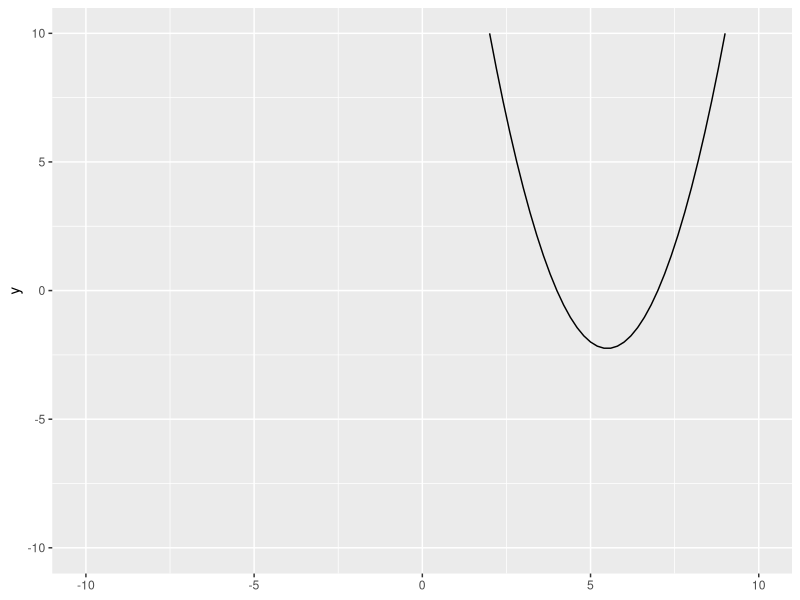
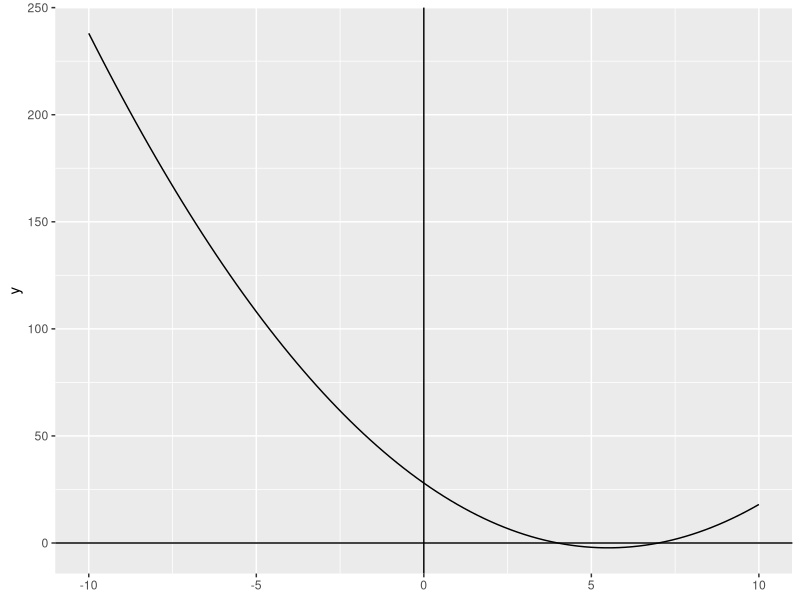
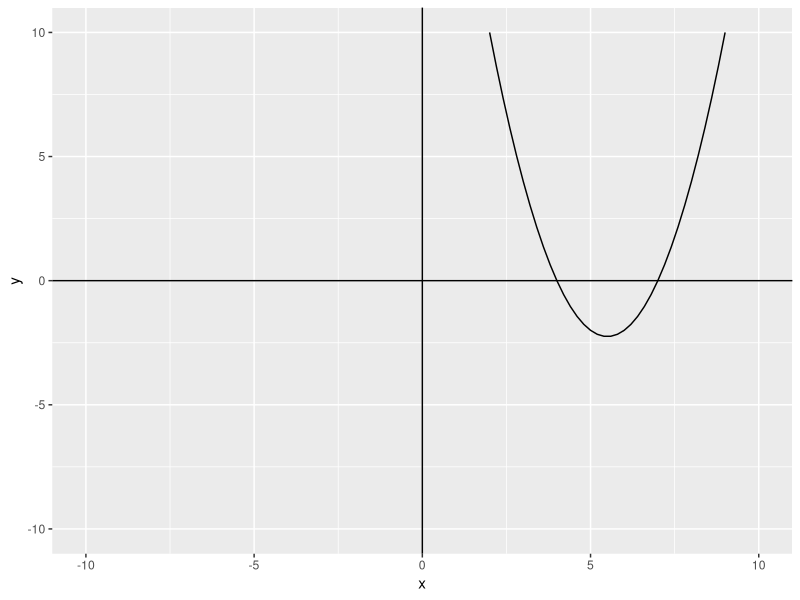
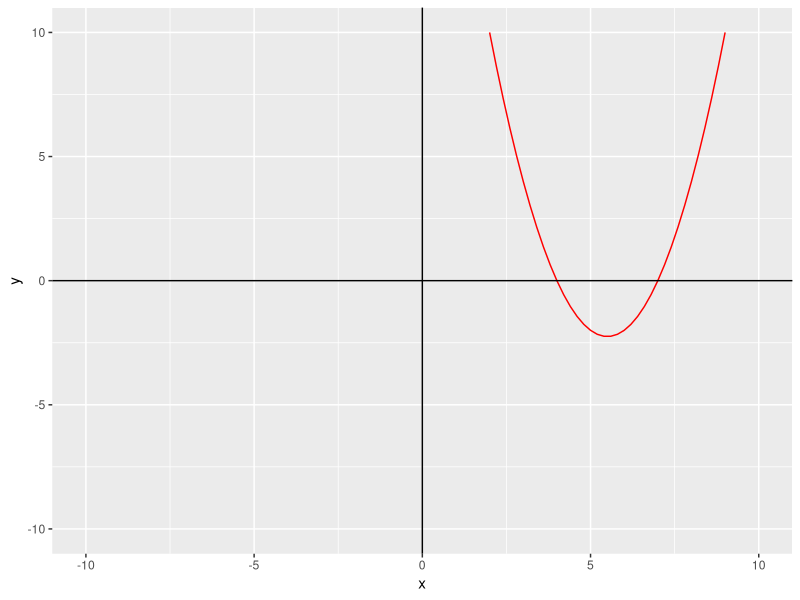
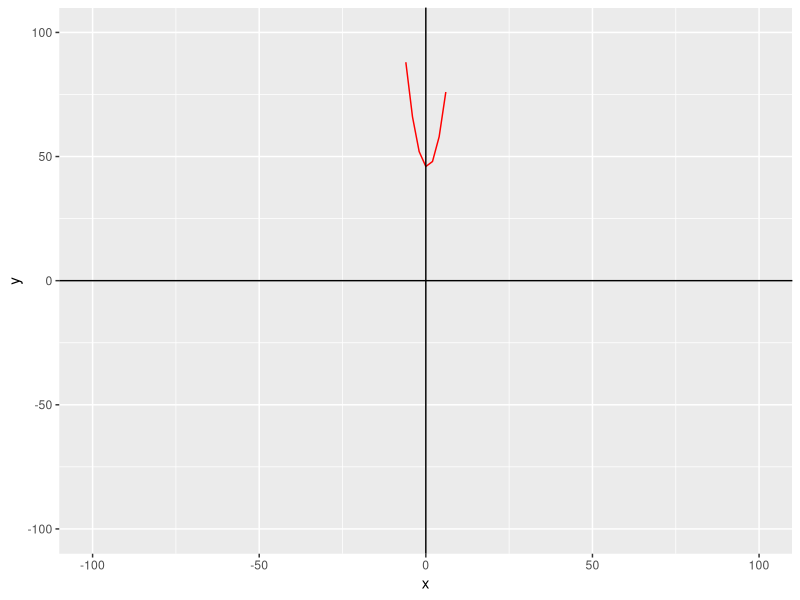
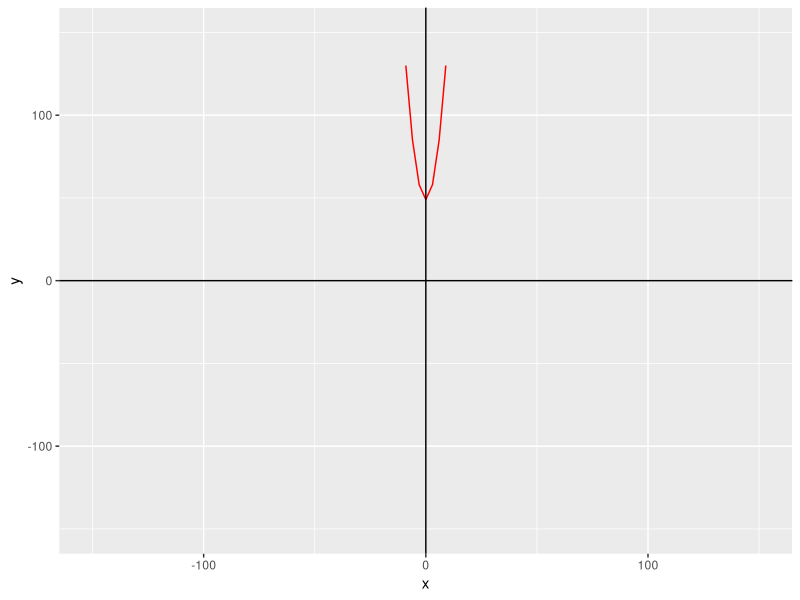
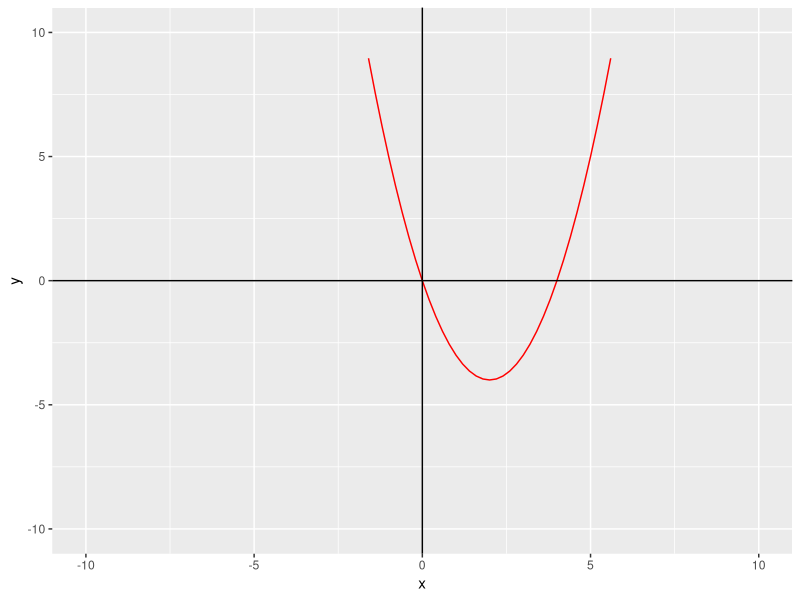

Recreate these plots in R, in order.
## ---- chunk 1
f <- function(x) {
  x^2 - 11*x + 28
}
## ---- chunk 2
f <- function(x) {
  x^2 - 11*x + 28
}
## ---- chunk 3
g <- function(x) {
  x^2 - x + 46
}

h <- function(x) {
  x^2 + 49
}

k <- function(x) {
  x^2 -4*x
}
## ---- chunk 4
f(1)
## ---- chunk 5
k(3)
## ---- chunk 6
g(-7)
## ---- chunk 7
h(13)
## ---- chunk 8
library(tidyverse)
## ---- chunk 9
ggplot() +
  geom_function(fun = f) +
  xlim(-10, 10) +
  ylim(-10, 10)

## ---- chunk 10
ggplot() +
  geom_function(fun = f) +
  xlim(-10, 10) +
  geom_hline(yintercept = 0) +
  geom_vline(xintercept = 0)
## ---- chunk 11
ggplot() +
  geom_function(fun = f) +
  xlim(-10, 10) +
  ylim(-10, 10) +
  geom_hline(yintercept = 0) +
  geom_vline(xintercept = 0) +
  labs(x = "x",
       y = "y")
## ---- chunk 12
ggplot() +
  geom_function(fun = f, color = "red") +
  xlim(-10, 10) +
  ylim(-10, 10) +
  geom_hline(yintercept = 0) +
  geom_vline(xintercept = 0) +
  labs(x = "x",
       y = "y")
## ---- chunk 13
#| fig-cap: "Graph for function `g`"
ggplot() +
  geom_function(fun = g, color = "red") +
  xlim(-100, 100) +
  ylim(-100, 100) +
  geom_hline(yintercept = 0) +
  geom_vline(xintercept = 0) +
  labs(x = "x",
       y = "y")
## ---- chunk 14
#| fig-cap: "Graph for function `h`"
ggplot() +
  geom_function(fun = h, color = "red") +
  xlim(-150, 150) +
  ylim(-150, 150) +
  geom_hline(yintercept = 0) +
  geom_vline(xintercept = 0) +
  labs(x = "x",
       y = "y")
## ---- chunk 15
#| fig-cap: "Graph for function `k`"
ggplot() +
  geom_function(fun = k, color = "red") +
  xlim(-10, 10) +
  ylim(-10, 10) +
  geom_hline(yintercept = 0) +
  geom_vline(xintercept = 0) +
  labs(x = "x",
       y = "y")
